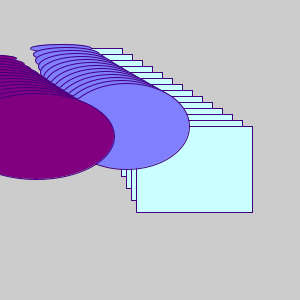
Frame 1 (no input)
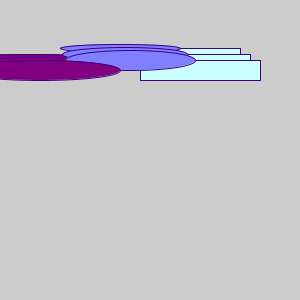
Frame 60 (the mouse pressed at the canvas centre just before this capture)
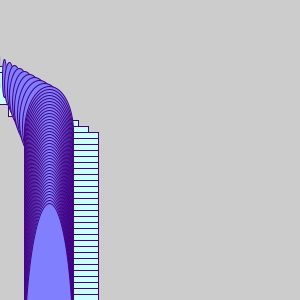
Frame 120 (the mouse held since frame 60 and released just before this capture)

The Processing sketch that drew these frames (run headless with seeded random() and noise(); from frame 60 on, the mouse is pressed at the canvas centre):

// Processing sketch: processing_11817
// ── processing_11817.pde

int num = 60;
int[] dx = new int[num]; // Declare and create an array
int[] dy = new int[num]; // Declare and create an array
void setup() {
size(300,300);
for (int i = 0; i < num; i++) {
dx[i] = i * 5;
dy[i] = 12 + (i * 6);
}
}
void draw() {
background(204);
for (int i = 6; i < num; i++) {
dx[i] = dx[i] + 1;
if (dx[i] > 100) {
dx[i] = -100;
}
diagonals(dx[i], dy[i]);
}
}
void diagonals(int x, int y) {
  stroke (64,0,128);
  fill (202,255,255);
rect(x+40, y, x+20, y-40);
fill (128,128,255);
ellipse(x+30, y, x+30, y-40);
fill (128,0,128);
ellipse(x-60, y+10, x+60, y-40);

}
